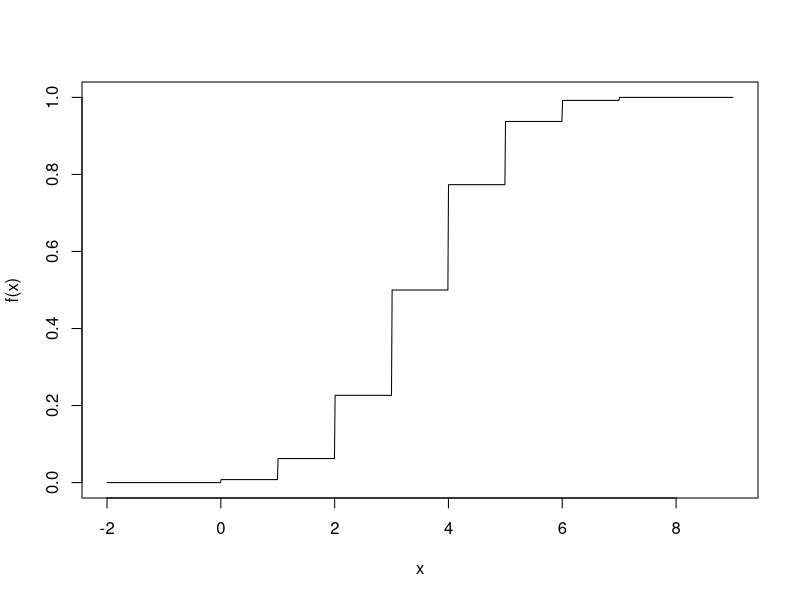
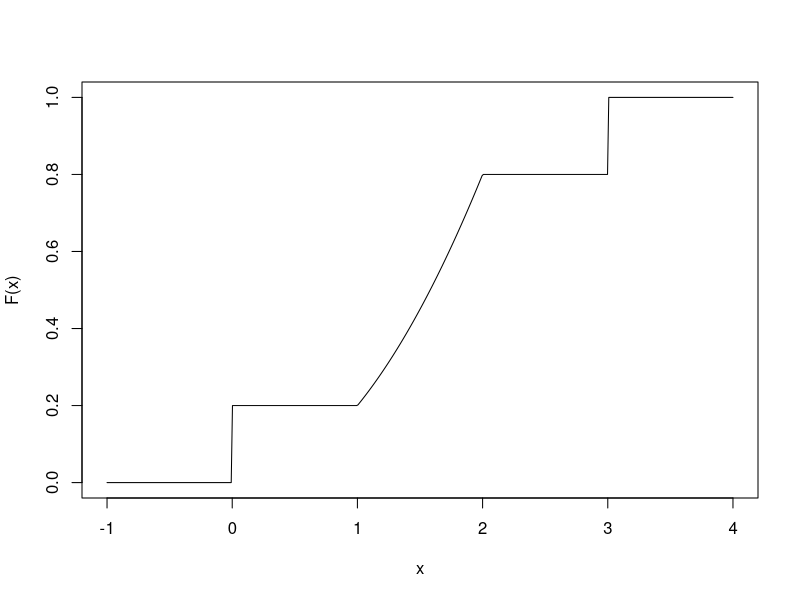
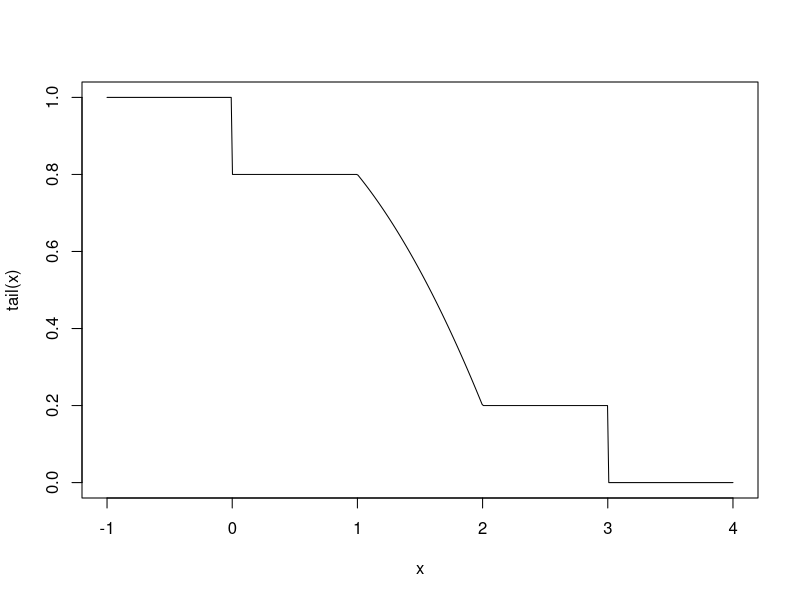

Reproduce these figures in R, in order.
#Math 23c Script 5M-ContinuousProbability.R

#Last modified: February 19, 2018

#Topic 1: Constructing an element of the power set 2^S
#that is not in the image of f: S ---> 2^S,
#This result is important when S is infinite. A computer can only do the finite case.
n <- 10
S <- 1:n
#Approach 1 to selecting a subset: sample from TRUE and FALSE
smpTF <-sample(c(TRUE,FALSE),n,replace=TRUE);smpTF
#Approach 2: list the elements of the set that correspond to TRUE
which(smpTF == TRUE)
#Select n subsets using approach 1
subs <- vector("list",n)
for(i in 1:n) {
  subs[[i]] <- sample(c(TRUE,FALSE),n,replace=TRUE)
  print(subs[[i]])
}
#Now use the Cantor diagonal approach
#Extract the diagonal elements
diag <- logical()   #empty vector
for(i in 1:n) {
  diag <- c(diag,subs[[i]][i])
}
diag
#Now reverse all the truth values
x <- !diag; x; 
for(i in 1:n) {
  print(subs[[i]])
}
x #The logical vector x cannot appear anywhere on the list

#Now do exactly the same construction using approach 2
subsets <- vector("list",n)
for(i in 1:n) {
  subsets[[i]] <- which(subs[[i]] == TRUE)
  print(subsets[[i]])
}
#For the diagonal construction, select those sets that do not include their own index
xx <- numeric()   #empty vector
for(i in 1:n) {
  if(!is.element(i, subsets[[i]]))
     xx <- c(xx,i)
}
xx    #This vector cannot appear on the list
x     #It's the same as what we constructed earlier

#Topic 2: Discrete and mixed distribution functions
#A discrete density (mass) function is defined only for the integers.
dbinom(3, 7, 0.5); choose(7,3)/2^7
dbinom(3.5,7, 0.5)
#The corresponding distribution function is defined for all real x
pbinom(3, 7, 0.5) 
pbinom(3.5,7, 0.5)   #X <= 3.5 if and only if X <= 3
pbinom(-1, 7, 0.5)  #correct - X cannot be negative
pbinom(10, 7, 0.5)  #correct - X is sure to be less than 10
#We can plot the distribution function
f <- function(x) pbinom(x, 7, 0.5)
curve(f, -2, 9, n = 1000)  #plot a large number n of points to show discontinuity

#Mixing discrete and continuous distributions
#This is easily done by using the distribution function
F <- function(x) {0.2*((x > 0) & (x <= 1)) + (x^2/5)*((x > 1) & (x <= 2)) +
               0.8*((x > 2) & (x <= 3)) + 1*(x > 3)}
curve(F, -1, 4, n= 500)    #use large n to show discontinuities
#The only requirement is that the function value must increase from 0 to 1
#The points of discontinuity are those where P(X = x) is nonzero

#There are two ways to compute the expectation of this variable
#Use the mass function: 0.2 for X = 0 and 0.2 for X = 3 contributes 0.6
#For 1 <= X <= 2 use the density function F'(x) = 0.4x, multiply by x, and integrate.
mux <- function(x) (0.4*x)*x
integrate(mux, 1, 2)$value + 0.6     #this is the expectation of X

#Other approach: use the tail-integral theorem
tail <- function(x)  (1-F(x))     #probability that X > x
curve(tail, -1, 4, n= 500)
integrate(tail, 0, 3)$value

#Topic 3: Dyadic integration in two dimensions
#Integrate the function x^2 + y^2 over the unit circle - answer should be pi/2.
#We subdivide dyadically the four unit squares with -1 <= x,y <= 1
#and define the function of a vector

f <- function(v) (v[1]^2+v[2]^2)*(v[1]^2+v[2]^2 <= 1)   #zero outside the unit circle
N <- 2     #level of dyadic subdivision
#Let's evaluate in the center of each dyadic square
x <- seq(from = (-1+2^(-N)/2), to = (1-2^(-N)/2), by = 2^(-N)); x
y <- seq(from = (-1+2^(-N)/2), to = (1-2^(-N)/2), by = 2^(-N)); y
dyadics <- expand.grid(x,y); dyadics
sum(f(dyadics))*4^(-N)

#Repeat with a large value of N and we should get close to the correct value.
N <- 8     #level of dyadic subdivision
#Again, evaluate in the center of each dyadic square
x <- seq(from = (-1+2^(-N)/2), to = (1-2^(-N)/2), by = 2^(-N))
y <- seq(from = (-1+2^(-N)/2), to = (1-2^(-N)/2), by = 2^(-N))
dyadics <- expand.grid(x,y)
sum(f(dyadics))*4^(-N); pi/2    #comes out close to the correct answer

#Alternative approach: use Fubini's theorem, integrating first over x.
#Choose the limits of integration to lie on the boundary of the circle
g <- function(x,y) x^2 + y^2
integrate(g, -1/2, 1/2, y=sqrt(3)/2)$value  #example for a specific y
#For each y, do the integral over x
xint <- function(y) integrate(g, -sqrt(1-y^2), sqrt(1-y^2), y)$value
integrate(Vectorize(xint), -1, 1)$value; pi/2     #exactly right






